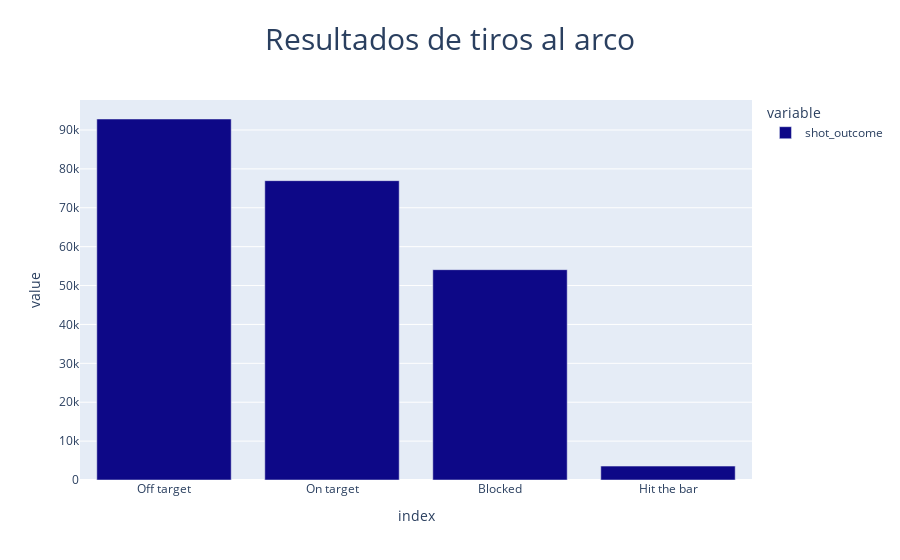

Notebook cell for this chart:
### Markdown cell above
<br><br>
### Resultados de tiros al arco
<br><br>

### Code cell
# Agrupamos los resultados de los tiros, vemos que variable "Hit the bar" es menos usual que las demas, 
# ya que un disparo a los postes es menos frecuente que ocurra.
resultado_de_tiros = events_clean_1['shot_outcome'].value_counts()
bar3 = px.bar(resultado_de_tiros, color_discrete_sequence=px.colors.sequential.Plasma,
  title="Resultados de tiros al arco"    )
bar3.update_layout(title_x=0.5, title_font_size=30)

### Figure 1 — Plotly figure (JSON) as saved in the notebook; plotly's stock layout.template omitted (floating-point values rounded to 4 significant figures)
{"data": [{"alignmentgroup": "True", "hovertemplate": "variable=shot_outcome<br>index=%{x}<br>value=%{y}<extra></extra>", "legendgroup": "shot_outcome", "marker": {"color": "#0d0887", "pattern": {"shape": ""}}, "name": "shot_outcome", "offsetgroup": "shot_outcome", "orientation": "v", "showlegend": true, "textposition": "auto", "type": "bar", "x": ["Off target", "On target", "Blocked", "Hit the bar"], "xaxis": "x", "y": [92827, 76968, 54081, 3575], "yaxis": "y"}], "layout": {"barmode": "relative", "legend": {"title": {"text": "variable"}, "tracegroupgap": 0}, "title": {"font": {"size": 30}, "text": "Resultados de tiros al arco", "x": 0.5}, "xaxis": {"anchor": "y", "domain": [0, 1], "title": {"text": "index"}}, "yaxis": {"anchor": "x", "domain": [0, 1], "title": {"text": "value"}}}}
